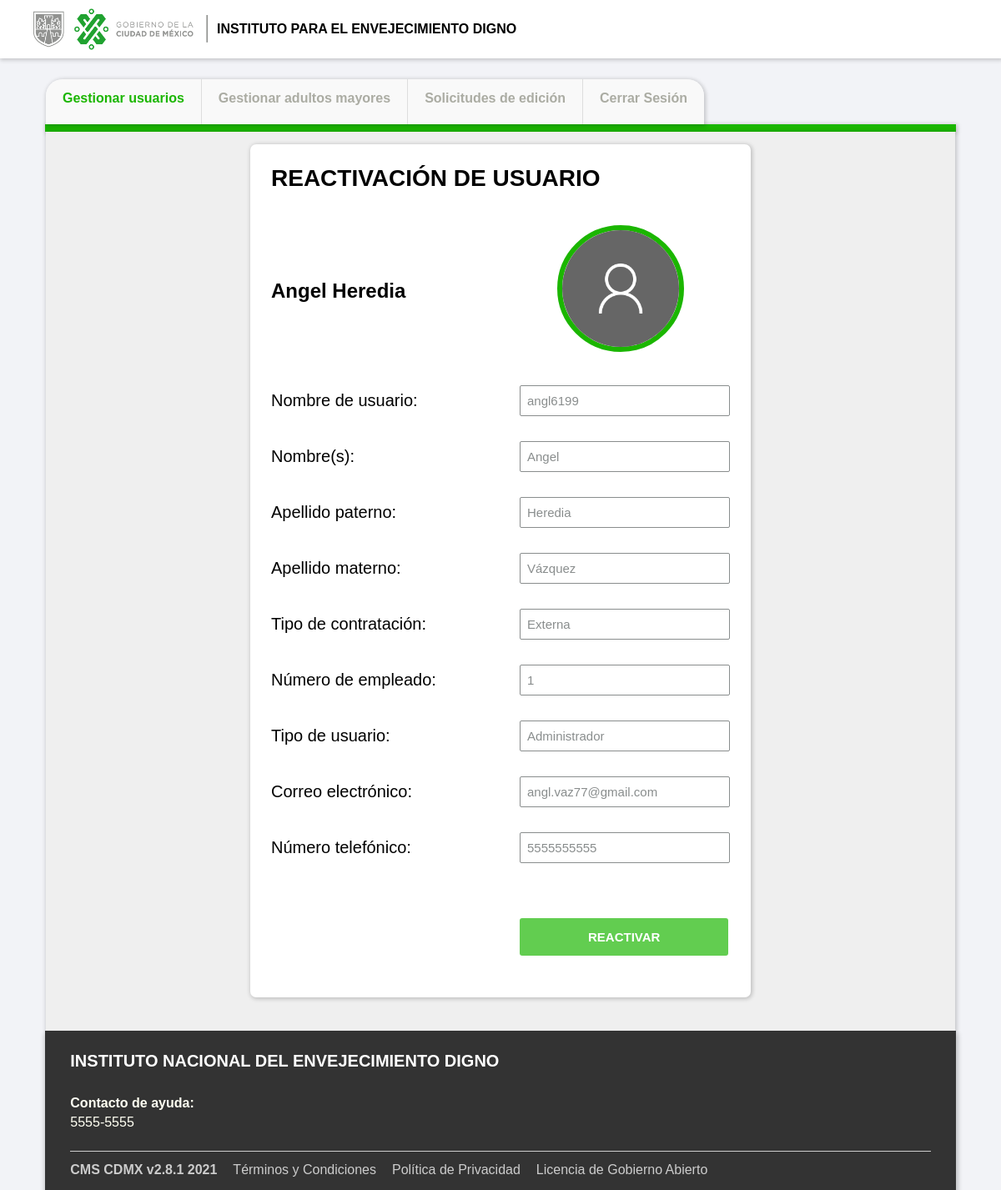
The app's page /reactivar_usuario/1 (signed in) with its own data.
### INED_app/models.py (models this page shows, shortened)
class Usuario(AbstractBaseUser):
    CATEGORIAS_USUARIOS = (
        ('Administrador', 'Administrador'),
        ('Monitor', 'Monitor'),
        ('Supervisor de módulo', 'Supervisor de módulo'),
        ('Personal de módulo', 'Personal de módulo'),
    )
    username = models.CharField("Nombre de usuario", max_length=100, unique=True)
    nombres = models.CharField("Nombre(s)", max_length=200)
    apellido_paterno = models.CharField("Apellido paterno", max_length=200)
    apellido_materno = models.CharField("Apellido materno", max_length=200, blank=True, null=True)
    tipo_contratacion = models.CharField("Tipo de contratación", max_length=50)
    numero_empleado = models.PositiveIntegerField("Número de empleado")
    tipo_usuario = models.CharField("Tipo de usuario", max_length=21, choices=CATEGORIAS_USUARIOS)
    email = models.EmailField("Correo electrónico", max_length=100, unique=True)
    numero_telefonico = models.CharField("Número telefónico", max_length=15)
    foto = models.ImageField("Sube una fotografía", blank=True, default="guest.png")
    active = models.BooleanField(default=True)
    admin = models.BooleanField(default= False)
    staff = models.BooleanField(default=True)
    objects = ControladorUsuario()
    USERNAME_FIELD = 'username'
    REQUIRED_FIELDS = ['nombres', 'apellido_paterno', 'apellido_materno', 'tipo_contratacion', 'numero_empleado', 'tipo_usuario', 'email', 'numero_telefonico', 'foto']

### INED_app/views.py (the view)
# urls.py: path('reactivar_usuario/<int:id>', login_required(INED_app.views.reactivarUsuario), name = 'reactivar_usuario'),
def reactivarUsuario(request, id):
    usuario = Usuario.objects.get(id = id)
    if request.method == 'GET':
        user_form = FormaVisualizar(instance = usuario)
    else:
        usuario.reactive()
        return redirect('administrador')
    return render(request, 'users/reactivar_usuario.html', {'form':user_form, 'user':usuario})

### INED_app/templates/users/reactivar_usuario.html (shortened to what this page needs)
{% extends 'layout.html' %}
{% block menu %}
<ul>
    <li><a class='selected' href="{% url 'administrador' %}">Gestionar usuarios</a></li>
    <li><a href="{% url 'administrador' %}">Gestionar adultos mayores</a></li>
    <li><a href="{% url 'administrador' %}">Solicitudes de edición</a></li>
    <li><a href="{% url 'logout' %}">Cerrar Sesión</a></li>
</ul>
{% endblock %}
{% block content %}
<form class='registerform' method='POST' enctype = "multipart/form-data">
    <h1 class='form-head-title'>Reactivación de Usuario</h1>
    <div class="user-hd-form-container">
    <h1>{{user.nombres}} {{user.apellido_paterno}}</h1>
    <img class="user-pp" src="{{user.foto.url}}">
    </div>
    {{form.as_p}}
    <br></br>
    <button type = "submit" style="cursor:pointer" class = "btn btn-primary">REACTIVAR</button>
</form>
{% endblock %}

### INED_app/static/css/styles.css (style rules this page uses)
* { margin: 0px; padding: 0px; font-family: Helvetica, Arial, sans-serif; text-decoration: none; }
body { background-color: #F2F3F7 !important; }
header nav ul { list-style: none; text-decoration: none; border-top-left-radius: 20px; border-top-right-radius: 20px; box-shadow: 1px 1px 5px 1px rgba(0, 0, 0, 0.2); margin-bottom: 0; padding-left: 0; }
header nav ul li:first-child { border-top-left-radius: 20px; border-left: none; }
header nav ul li:last-child { border-top-right-radius: 20px; }
header nav li { float: left; padding: 12px 20px 20px 20px; background-color: #F9F9F9; border-left: 1.5px solid #DDDDDD; color: black; text-align: center; font-size: 16px; font-weight: 600; line-height: 22px; }
header nav li a { color: #ABACA3; background-image: linear-gradient(black, black); background-position: 0% 100%; background-repeat: no-repeat; background-size: 0% 2px; transition: all 450ms; text-decoration: none; }
.selected { color: #1BB600; background-image: linear-gradient(#1BB600, #1BB600); }
.registerform { background-color: white; width: 600px; border-radius: 7px; box-shadow: 1px 1px 5px 1px rgba(0, 0, 0, 0.2); margin: 0 auto; }
.registerform h1 { padding: 25px 0 20px 25px; }
.register-field { height: 35px; width: 250px; border-radius: 2px; border: 1px solid #898D8D; text-indent: 8px; font-size: 15px; color: #898D8D; }
.registerform p { display: flex; align-items: center; justify-content: space-between; padding: 30px 25px 0 25px; }
.registerform p label { font-size: 20px; }
.registerform button { margin: 30px 0 50px 323px; font-size: 15px; font-weight: bolder; height: 45px; padding: 0 82px; background-color: #1bb600af; color: white; border: none; border-radius: 3px; transition: background-color 300ms; }
.form-head-title { font-weight: bolder; text-transform: uppercase; font-size: 28px; }
.user-pp { width: 140px; height: 140px; border-radius: 100%; margin-right: 80px; border: 6px solid #1BB600; }
.user-hd-form-container { display: flex; align-items: center; justify-content: space-between; padding-top: 20px; padding-bottom: 10px; }

### records on screen
Usuario: nombres "Angel", apellido_paterno "Heredia", foto (picture), username "angl6199", apellido_materno "Vázquez", tipo_contratacion "Externa", numero_empleado "1", tipo_usuario "Administrador", email "angl.vaz77@gmail.com", numero_telefonico "5555555555"
